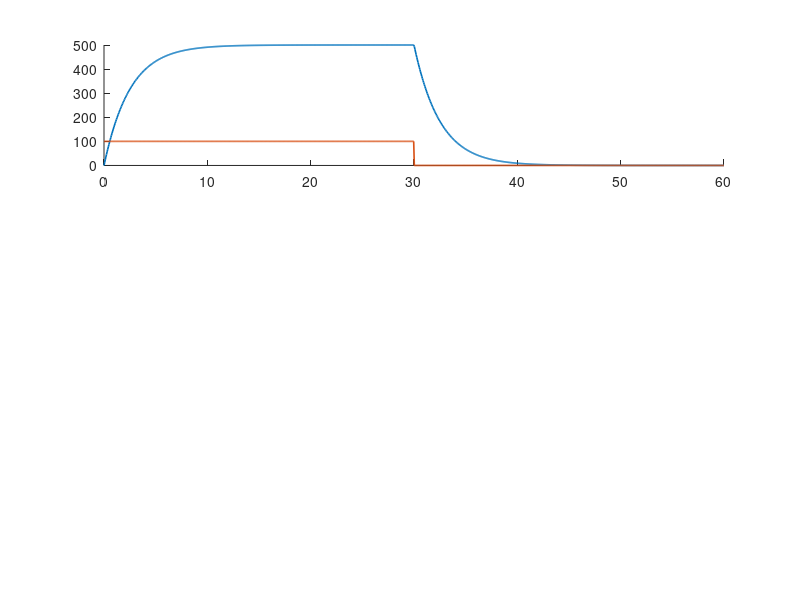

MATLAB code for this plot: (Note: this script raises an error after producing the figure.)
clc
clear
close all

% Parámetros Zhou R≠0


R = 0.2;% Ohm, case that the superconductor material has zero resistance (R = 0)
L = 0.5;% H
V_in = 100;                         % V
E_max = 62500;                       % Joules

% Critical coil current (A) 552

i_max = 500;           % corriente máxima segun la capacidad en Joule

t_c = 9;                            % Se define un tiempo de carga menor a 9.936 segundos, formato entero.
t = linspace(0,60,1000);  
v_c = [V_in*ones(1,500) zeros(1,500)]; %perfil de tensión de carga


%% G(s) = I(s)/V(s)

sys_i = tf([1],[L R]);
i_c = lsim(sys_i, v_c, t);

FigE = figure;
figure (FigE);

subplot(3,1,1)

hold on
plot(t,i_c,'LineWidth',1.2)
plot(t,v_c,'LineWidth',1.2)
yline(i_max,'-.','LineWidth',1.2)

title('i [A], v [V]');
xlabel('t[s]'); 
ylabel('i [A], v_c [V]');
legend({'i (t)', 'v_c (t)','i_{L,crítica}'});
legend('Location','east');
grid on

%% COMPORTAMIENTO DE LA POTENCIA DEL ALMACENADOR CARGA /DESCONEXIÓN DE FUENTE

subplot(3,1,2)
p_sm=v_c'.*i_c;

hold on
plot(t,p_sm,'LineWidth',1.2)
title('P_{smes}');
xlabel('t [s]'); 
ylabel('P [W]');
legend('P [W]');
legend('Location','east');
grid on

%% COMPORTAMIENTO DE LA ENERGÍA DEL ALMACENADOR CARGA /DESCONEXIÓN DE FUENTE
subplot(3,1,3)
E_smes = 0.5*L.*i_c.*i_c;

% Fig_i_E = figure;
% figure (Fig_i_E);


hold on
plot(t,E_smes,'color',"#D95319",'LineWidth',1.2)
yline(E_max,'-.','LineWidth',1.2)
title('E_{smes} [J]');
xlabel('t[s]'); 
ylabel('E [J]');
legend({'E_{smes} (t)', 'E_{max}'});
legend('Location' ,'east');
grid on